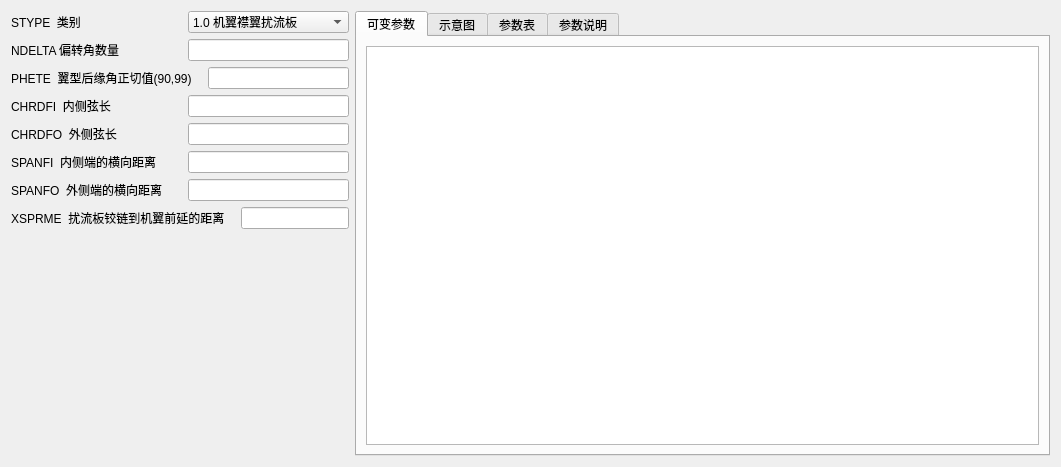
<?xml version="1.0" encoding="UTF-8"?>
<ui version="4.0">
 <class>ASYFLP</class>
 <widget class="QWidget" name="ASYFLP">
  <property name="geometry">
   <rect>
    <x>0</x>
    <y>0</y>
    <width>1061</width>
    <height>467</height>
   </rect>
  </property>
  <property name="windowTitle">
   <string>差动控制面</string>
  </property>
  <layout class="QHBoxLayout" name="horizontalLayout_4">
   <item>
    <layout class="QVBoxLayout" name="verticalLayout">
     <item>
      <layout class="QHBoxLayout" name="horizontalLayout">
       <item>
        <widget class="QLabel" name="label">
         <property name="text">
          <string>STYPE  类别</string>
         </property>
        </widget>
       </item>
       <item>
        <spacer name="horizontalSpacer">
         <property name="orientation">
          <enum>Qt::Horizontal</enum>
         </property>
         <property name="sizeType">
          <enum>QSizePolicy::Preferred</enum>
         </property>
         <property name="sizeHint" stdset="0">
          <size>
           <width>10</width>
           <height>20</height>
          </size>
         </property>
        </spacer>
       </item>
       <item>
        <widget class="QComboBox" name="comboBox_STYPE">
         <property name="minimumSize">
          <size>
           <width>80</width>
           <height>0</height>
          </size>
         </property>
         <property name="toolTip">
          <string> =1.0 flap spoiler on wing&lt;br&gt; =2.0 plus spoiler on wing&lt;br&gt; =3.0 spoiler-slot-deflection on wing&lt;br&gt; =4.0 plain flap aileron&lt;br&gt; =5.0 differentially deflected moveable horizontal tail &lt;br&gt; =1.0 瓣扰流翼&lt;BR&gt; =2.0 加扰流翼 &lt;BR&gt; =3.0 扰流板槽偏转翼 &lt;BR&gt; =4.0 简单襟翼副翼 &lt;BR&gt; =5.0 差动平尾 </string>
         </property>
         <item>
          <property name="text">
           <string>1.0 机翼襟翼扰流板</string>
          </property>
         </item>
         <item>
          <property name="text">
           <string>2.0 机翼上的扰流板</string>
          </property>
         </item>
         <item>
          <property name="text">
           <string>3.0 扰流板槽偏转翼</string>
          </property>
         </item>
         <item>
          <property name="text">
           <string>4.0 简单襟翼副翼</string>
          </property>
         </item>
         <item>
          <property name="text">
           <string>5.0 差动平尾</string>
          </property>
         </item>
        </widget>
       </item>
      </layout>
     </item>
     <item>
      <layout class="QHBoxLayout" name="horizontalLayout_2">
       <item>
        <widget class="QLabel" name="label_2">
         <property name="text">
          <string>NDELTA 偏转角数量</string>
         </property>
        </widget>
       </item>
       <item>
        <spacer name="horizontalSpacer_2">
         <property name="orientation">
          <enum>Qt::Horizontal</enum>
         </property>
         <property name="sizeType">
          <enum>QSizePolicy::Preferred</enum>
         </property>
         <property name="sizeHint" stdset="0">
          <size>
           <width>10</width>
           <height>20</height>
          </size>
         </property>
        </spacer>
       </item>
       <item>
        <widget class="QLineEdit" name="NDELTA">
         <property name="sizePolicy">
          <sizepolicy hsizetype="Preferred" vsizetype="Fixed">
           <horstretch>0</horstretch>
           <verstretch>0</verstretch>
          </sizepolicy>
         </property>
         <property name="minimumSize">
          <size>
           <width>80</width>
           <height>0</height>
          </size>
         </property>
         <property name="toolTip">
          <string>number of control deflection angles；required for all controls，max.of 9  
控制面偏转角数量 </string>
         </property>
        </widget>
       </item>
      </layout>
     </item>
     <item>
      <layout class="QHBoxLayout" name="horizontalLayout_3">
       <item>
        <widget class="QLabel" name="label_3">
         <property name="text">
          <string>PHETE  翼型后缘角正切值(90,99)</string>
         </property>
        </widget>
       </item>
       <item>
        <spacer name="horizontalSpacer_3">
         <property name="orientation">
          <enum>Qt::Horizontal</enum>
         </property>
         <property name="sizeType">
          <enum>QSizePolicy::Preferred</enum>
         </property>
         <property name="sizeHint" stdset="0">
          <size>
           <width>10</width>
           <height>20</height>
          </size>
         </property>
        </spacer>
       </item>
       <item>
        <widget class="QLineEdit" name="PHETE">
         <property name="sizePolicy">
          <sizepolicy hsizetype="Preferred" vsizetype="Fixed">
           <horstretch>0</horstretch>
           <verstretch>0</verstretch>
          </sizepolicy>
         </property>
         <property name="minimumSize">
          <size>
           <width>80</width>
           <height>0</height>
          </size>
         </property>
        </widget>
       </item>
      </layout>
     </item>
     <item>
      <layout class="QHBoxLayout" name="horizontalLayout_5">
       <item>
        <widget class="QLabel" name="label_5">
         <property name="text">
          <string>CHRDFI  内侧弦长</string>
         </property>
        </widget>
       </item>
       <item>
        <spacer name="horizontalSpacer_5">
         <property name="orientation">
          <enum>Qt::Horizontal</enum>
         </property>
         <property name="sizeType">
          <enum>QSizePolicy::Preferred</enum>
         </property>
         <property name="sizeHint" stdset="0">
          <size>
           <width>10</width>
           <height>20</height>
          </size>
         </property>
        </spacer>
       </item>
       <item>
        <widget class="QLineEdit" name="CHRDFI">
         <property name="sizePolicy">
          <sizepolicy hsizetype="Preferred" vsizetype="Fixed">
           <horstretch>0</horstretch>
           <verstretch>0</verstretch>
          </sizepolicy>
         </property>
         <property name="minimumSize">
          <size>
           <width>80</width>
           <height>0</height>
          </size>
         </property>
        </widget>
       </item>
      </layout>
     </item>
     <item>
      <layout class="QHBoxLayout" name="horizontalLayout_6">
       <item>
        <widget class="QLabel" name="label_6">
         <property name="text">
          <string>CHRDFO  外侧弦长 </string>
         </property>
        </widget>
       </item>
       <item>
        <spacer name="horizontalSpacer_6">
         <property name="orientation">
          <enum>Qt::Horizontal</enum>
         </property>
         <property name="sizeType">
          <enum>QSizePolicy::Preferred</enum>
         </property>
         <property name="sizeHint" stdset="0">
          <size>
           <width>10</width>
           <height>20</height>
          </size>
         </property>
        </spacer>
       </item>
       <item>
        <widget class="QLineEdit" name="CHRDFO">
         <property name="sizePolicy">
          <sizepolicy hsizetype="Preferred" vsizetype="Fixed">
           <horstretch>0</horstretch>
           <verstretch>0</verstretch>
          </sizepolicy>
         </property>
         <property name="minimumSize">
          <size>
           <width>80</width>
           <height>0</height>
          </size>
         </property>
        </widget>
       </item>
      </layout>
     </item>
     <item>
      <layout class="QHBoxLayout" name="horizontalLayout_7">
       <item>
        <widget class="QLabel" name="label_7">
         <property name="text">
          <string>SPANFI  内侧端的横向距离</string>
         </property>
        </widget>
       </item>
       <item>
        <spacer name="horizontalSpacer_7">
         <property name="orientation">
          <enum>Qt::Horizontal</enum>
         </property>
         <property name="sizeType">
          <enum>QSizePolicy::Preferred</enum>
         </property>
         <property name="sizeHint" stdset="0">
          <size>
           <width>10</width>
           <height>20</height>
          </size>
         </property>
        </spacer>
       </item>
       <item>
        <widget class="QLineEdit" name="SPANFI">
         <property name="sizePolicy">
          <sizepolicy hsizetype="Preferred" vsizetype="Fixed">
           <horstretch>0</horstretch>
           <verstretch>0</verstretch>
          </sizepolicy>
         </property>
         <property name="minimumSize">
          <size>
           <width>80</width>
           <height>0</height>
          </size>
         </property>
        </widget>
       </item>
      </layout>
     </item>
     <item>
      <layout class="QHBoxLayout" name="horizontalLayout_8">
       <item>
        <widget class="QLabel" name="label_8">
         <property name="text">
          <string>SPANFO  外侧端的横向距离</string>
         </property>
        </widget>
       </item>
       <item>
        <spacer name="horizontalSpacer_8">
         <property name="orientation">
          <enum>Qt::Horizontal</enum>
         </property>
         <property name="sizeType">
          <enum>QSizePolicy::Preferred</enum>
         </property>
         <property name="sizeHint" stdset="0">
          <size>
           <width>10</width>
           <height>20</height>
          </size>
         </property>
        </spacer>
       </item>
       <item>
        <widget class="QLineEdit" name="SPANFO">
         <property name="sizePolicy">
          <sizepolicy hsizetype="Preferred" vsizetype="Fixed">
           <horstretch>0</horstretch>
           <verstretch>0</verstretch>
          </sizepolicy>
         </property>
         <property name="minimumSize">
          <size>
           <width>80</width>
           <height>0</height>
          </size>
         </property>
        </widget>
       </item>
      </layout>
     </item>
     <item>
      <layout class="QHBoxLayout" name="horizontalLayout_11">
       <item>
        <widget class="QLabel" name="label_11">
         <property name="text">
          <string>XSPRME  扰流板铰链到机翼前延的距离</string>
         </property>
        </widget>
       </item>
       <item>
        <spacer name="horizontalSpacer_11">
         <property name="orientation">
          <enum>Qt::Horizontal</enum>
         </property>
         <property name="sizeType">
          <enum>QSizePolicy::Preferred</enum>
         </property>
         <property name="sizeHint" stdset="0">
          <size>
           <width>10</width>
           <height>20</height>
          </size>
         </property>
        </spacer>
       </item>
       <item>
        <widget class="QLineEdit" name="XSPRME">
         <property name="sizePolicy">
          <sizepolicy hsizetype="Preferred" vsizetype="Fixed">
           <horstretch>0</horstretch>
           <verstretch>0</verstretch>
          </sizepolicy>
         </property>
         <property name="minimumSize">
          <size>
           <width>80</width>
           <height>0</height>
          </size>
         </property>
        </widget>
       </item>
      </layout>
     </item>
     <item>
      <spacer name="verticalSpacer">
       <property name="orientation">
        <enum>Qt::Vertical</enum>
       </property>
       <property name="sizeHint" stdset="0">
        <size>
         <width>20</width>
         <height>40</height>
        </size>
       </property>
      </spacer>
     </item>
    </layout>
   </item>
   <item>
    <widget class="QTabWidget" name="tabWidget_input">
     <property name="currentIndex">
      <number>0</number>
     </property>
     <widget class="QWidget" name="tab_4">
      <attribute name="title">
       <string>可变参数</string>
      </attribute>
      <layout class="QHBoxLayout" name="horizontalLayout_19">
       <item>
        <widget class="QTableWidget" name="tableWidget_input"/>
       </item>
      </layout>
     </widget>
     <widget class="QWidget" name="tab">
      <attribute name="title">
       <string>示意图</string>
      </attribute>
      <layout class="QVBoxLayout" name="verticalLayout_2">
       <item>
        <widget class="QScrollArea" name="scrollArea">
         <property name="widgetResizable">
          <bool>true</bool>
         </property>
         <widget class="QWidget" name="scrollAreaWidgetContents">
          <property name="geometry">
           <rect>
            <x>0</x>
            <y>0</y>
            <width>1046</width>
            <height>1382</height>
           </rect>
          </property>
          <layout class="QHBoxLayout" name="horizontalLayout_18">
           <item>
            <widget class="QLabel" name="label_16">
             <property name="text">
              <string/>
             </property>
             <property name="pixmap">
              <pixmap resource="card_rc.qrc">:/card/rc_card/ASYFLP.png</pixmap>
             </property>
             <property name="scaledContents">
              <bool>true</bool>
             </property>
            </widget>
           </item>
          </layout>
         </widget>
        </widget>
       </item>
      </layout>
     </widget>
     <widget class="QWidget" name="tab_2">
      <attribute name="title">
       <string>参数表</string>
      </attribute>
      <layout class="QVBoxLayout" name="verticalLayout_3">
       <item>
        <widget class="QScrollArea" name="scrollArea_2">
         <property name="widgetResizable">
          <bool>true</bool>
         </property>
         <widget class="QWidget" name="scrollAreaWidgetContents_2">
          <property name="geometry">
           <rect>
            <x>0</x>
            <y>0</y>
            <width>1214</width>
            <height>1398</height>
           </rect>
          </property>
          <layout class="QVBoxLayout" name="verticalLayout_4">
           <item>
            <widget class="QLabel" name="label_17">
             <property name="text">
              <string/>
             </property>
             <property name="pixmap">
              <pixmap resource="card_rc.qrc">:/card/rc_card/ASYFLP-PARA.png</pixmap>
             </property>
             <property name="scaledContents">
              <bool>true</bool>
             </property>
            </widget>
           </item>
          </layout>
         </widget>
        </widget>
       </item>
      </layout>
     </widget>
     <widget class="QWidget" name="tab_3">
      <attribute name="title">
       <string>参数说明</string>
      </attribute>
      <layout class="QHBoxLayout" name="horizontalLayout_17">
       <item>
        <widget class="QTextBrowser" name="textBrowser">
         <property name="html">
          <string>&lt;!DOCTYPE HTML PUBLIC &quot;-//W3C//DTD HTML 4.0//EN&quot; &quot;http://www.w3.org/TR/REC-html40/strict.dtd&quot;&gt;
&lt;html&gt;&lt;head&gt;&lt;meta name=&quot;qrichtext&quot; content=&quot;1&quot; /&gt;&lt;style type=&quot;text/css&quot;&gt;
p, li { white-space: pre-wrap; }
&lt;/style&gt;&lt;/head&gt;&lt;body style=&quot; font-family:'SimSun'; font-size:9pt; font-weight:400; font-style:normal;&quot;&gt;
&lt;p style=&quot; margin-top:0px; margin-bottom:0px; margin-left:0px; margin-right:0px; -qt-block-indent:0; text-indent:0px;&quot;&gt;   &lt;/p&gt;
&lt;p style=&quot; margin-top:18px; margin-bottom:12px; margin-left:0px; margin-right:0px; -qt-block-indent:0; text-indent:0px;&quot;&gt;&lt;a name=&quot;user-content-namelist-asyflp选项卡&quot;&gt;&lt;/a&gt;&lt;span style=&quot; font-size:xx-large; font-weight:600;&quot;&gt;N&lt;/span&gt;&lt;span style=&quot; font-size:xx-large; font-weight:600;&quot;&gt;AMELIST ASYFLP选项卡&lt;/span&gt;&lt;/p&gt;
&lt;p style=&quot; margin-top:16px; margin-bottom:12px; margin-left:0px; margin-right:0px; -qt-block-indent:0; text-indent:0px;&quot;&gt;&lt;a name=&quot;user-content-asymmetrical--control-deflection-input--差动控制偏转的输入项&quot;&gt;&lt;/a&gt;&lt;span style=&quot; font-size:x-large; font-weight:600;&quot;&gt;a&lt;/span&gt;&lt;span style=&quot; font-size:x-large; font-weight:600;&quot;&gt;symmetrical  control deflection input  差动控制偏转的输入项&lt;/span&gt;&lt;/p&gt;
&lt;p style=&quot; margin-top:0px; margin-bottom:0px; margin-left:0px; margin-right:0px; -qt-block-indent:0; text-indent:0px;&quot;&gt;&lt;br /&gt;## 参数表&lt;/p&gt;
&lt;table border=&quot;0&quot; style=&quot; margin-top:0px; margin-bottom:0px; margin-left:0px; margin-right:0px;&quot; cellspacing=&quot;2&quot; cellpadding=&quot;0&quot;&gt;&lt;thead&gt;
&lt;tr&gt;
&lt;td&gt;
&lt;p align=&quot;center&quot; style=&quot; margin-top:0px; margin-bottom:0px; margin-left:0px; margin-right:0px; -qt-block-indent:0; text-indent:0px;&quot;&gt;&lt;span style=&quot; font-weight:600;&quot;&gt;工程量&lt;/span&gt;&lt;/p&gt;&lt;/td&gt;
&lt;td&gt;
&lt;p align=&quot;center&quot; style=&quot; margin-top:0px; margin-bottom:0px; margin-left:0px; margin-right:0px; -qt-block-indent:0; text-indent:0px;&quot;&gt;&lt;span style=&quot; font-weight:600;&quot;&gt;VariableName&lt;/span&gt;&lt;/p&gt;&lt;/td&gt;
&lt;td&gt;
&lt;p style=&quot; margin-top:0px; margin-bottom:0px; margin-left:0px; margin-right:0px; -qt-block-indent:0; text-indent:0px;&quot;&gt;&lt;span style=&quot; font-weight:600;&quot;&gt;别名&lt;/span&gt;&lt;/p&gt;&lt;/td&gt;
&lt;td&gt;
&lt;p align=&quot;center&quot; style=&quot; margin-top:0px; margin-bottom:0px; margin-left:0px; margin-right:0px; -qt-block-indent:0; text-indent:0px;&quot;&gt;&lt;span style=&quot; font-weight:600;&quot;&gt;长度限制&lt;/span&gt;&lt;/p&gt;&lt;/td&gt;
&lt;td&gt;
&lt;p style=&quot; margin-top:0px; margin-bottom:0px; margin-left:0px; margin-right:0px; -qt-block-indent:0; text-indent:0px;&quot;&gt;&lt;span style=&quot; font-weight:600;&quot;&gt;Definition&lt;/span&gt;&lt;/p&gt;&lt;/td&gt;
&lt;td&gt;
&lt;p style=&quot; margin-top:0px; margin-bottom:0px; margin-left:0px; margin-right:0px; -qt-block-indent:0; text-indent:0px;&quot;&gt;&lt;span style=&quot; font-weight:600;&quot;&gt;参数说明&lt;/span&gt;&lt;/p&gt;&lt;/td&gt;&lt;/tr&gt;&lt;/thead&gt;
&lt;tr&gt;
&lt;td&gt;&lt;/td&gt;
&lt;td&gt;
&lt;p align=&quot;center&quot; style=&quot; margin-top:0px; margin-bottom:0px; margin-left:0px; margin-right:0px; -qt-block-indent:0; text-indent:0px;&quot;&gt;STYPE&lt;/p&gt;&lt;/td&gt;
&lt;td&gt;
&lt;p style=&quot; margin-top:0px; margin-bottom:0px; margin-left:0px; margin-right:0px; -qt-block-indent:0; text-indent:0px;&quot;&gt;类别&lt;/p&gt;&lt;/td&gt;
&lt;td&gt;
&lt;p align=&quot;center&quot; style=&quot; margin-top:0px; margin-bottom:0px; margin-left:0px; margin-right:0px; -qt-block-indent:0; text-indent:0px;&quot;&gt;0&lt;/p&gt;&lt;/td&gt;
&lt;td&gt;
&lt;p style=&quot; margin-top:0px; margin-bottom:0px; margin-left:0px; margin-right:0px; -qt-block-indent:0; text-indent:0px;&quot;&gt;=1.0 flap spoiler on wing&lt;br /&gt; =2.0 plus spoiler on wing&lt;br /&gt; =3.0 spoiler-slot-deflection on wing&lt;br /&gt; =4.0 plain flap aileron&lt;br /&gt; =5.0 differentially deflected moveable horizontal tail&lt;/p&gt;&lt;/td&gt;
&lt;td&gt;
&lt;p style=&quot; margin-top:0px; margin-bottom:0px; margin-left:0px; margin-right:0px; -qt-block-indent:0; text-indent:0px;&quot;&gt;=1.0 瓣扰流翼&lt;br /&gt; =2.0 加扰流翼 &lt;br /&gt; =3.0 扰流板槽偏转翼 &lt;br /&gt; =4.0 简单襟翼副翼 &lt;br /&gt; =5.0 差动平尾&lt;/p&gt;&lt;/td&gt;&lt;/tr&gt;
&lt;tr&gt;
&lt;td&gt;&lt;/td&gt;
&lt;td&gt;
&lt;p align=&quot;center&quot; style=&quot; margin-top:0px; margin-bottom:0px; margin-left:0px; margin-right:0px; -qt-block-indent:0; text-indent:0px;&quot;&gt;NDELTA&lt;/p&gt;&lt;/td&gt;
&lt;td&gt;
&lt;p style=&quot; margin-top:0px; margin-bottom:0px; margin-left:0px; margin-right:0px; -qt-block-indent:0; text-indent:0px;&quot;&gt;控制面偏转角数量&lt;/p&gt;&lt;/td&gt;
&lt;td&gt;
&lt;p align=&quot;center&quot; style=&quot; margin-top:0px; margin-bottom:0px; margin-left:0px; margin-right:0px; -qt-block-indent:0; text-indent:0px;&quot;&gt;0&lt;/p&gt;&lt;/td&gt;
&lt;td&gt;
&lt;p style=&quot; margin-top:0px; margin-bottom:0px; margin-left:0px; margin-right:0px; -qt-block-indent:0; text-indent:0px;&quot;&gt;number of control deflection angles；required for all controls，max.of 9&lt;/p&gt;&lt;/td&gt;
&lt;td&gt;
&lt;p style=&quot; margin-top:0px; margin-bottom:0px; margin-left:0px; margin-right:0px; -qt-block-indent:0; text-indent:0px;&quot;&gt;控制面偏转角数量&lt;/p&gt;&lt;/td&gt;&lt;/tr&gt;
&lt;tr&gt;
&lt;td&gt;
&lt;p align=&quot;center&quot; style=&quot; margin-top:0px; margin-bottom:0px; margin-left:0px; margin-right:0px; -qt-block-indent:0; text-indent:0px;&quot;&gt;bi&lt;/p&gt;&lt;/td&gt;
&lt;td&gt;
&lt;p align=&quot;center&quot; style=&quot; margin-top:0px; margin-bottom:0px; margin-left:0px; margin-right:0px; -qt-block-indent:0; text-indent:0px;&quot;&gt;SPANFI&lt;/p&gt;&lt;/td&gt;
&lt;td&gt;
&lt;p style=&quot; margin-top:0px; margin-bottom:0px; margin-left:0px; margin-right:0px; -qt-block-indent:0; text-indent:0px;&quot;&gt;内侧端的横向距离&lt;/p&gt;&lt;/td&gt;
&lt;td&gt;
&lt;p align=&quot;center&quot; style=&quot; margin-top:0px; margin-bottom:0px; margin-left:0px; margin-right:0px; -qt-block-indent:0; text-indent:0px;&quot;&gt;0&lt;/p&gt;&lt;/td&gt;
&lt;td&gt;
&lt;p style=&quot; margin-top:0px; margin-bottom:0px; margin-left:0px; margin-right:0px; -qt-block-indent:0; text-indent:0px;&quot;&gt;span location of inborad end of flap or spoiler control.&lt;br /&gt;measured perpendicular to vertical plane of symmetry&lt;/p&gt;&lt;/td&gt;
&lt;td&gt;
&lt;p style=&quot; margin-top:0px; margin-bottom:0px; margin-left:0px; margin-right:0px; -qt-block-indent:0; text-indent:0px;&quot;&gt;内侧端的横向距离，测量垂直于纵向对称面&lt;/p&gt;&lt;/td&gt;&lt;/tr&gt;
&lt;tr&gt;
&lt;td&gt;
&lt;p align=&quot;center&quot; style=&quot; margin-top:0px; margin-bottom:0px; margin-left:0px; margin-right:0px; -qt-block-indent:0; text-indent:0px;&quot;&gt;bo&lt;/p&gt;&lt;/td&gt;
&lt;td&gt;
&lt;p align=&quot;center&quot; style=&quot; margin-top:0px; margin-bottom:0px; margin-left:0px; margin-right:0px; -qt-block-indent:0; text-indent:0px;&quot;&gt;SPANFO&lt;/p&gt;&lt;/td&gt;
&lt;td&gt;
&lt;p style=&quot; margin-top:0px; margin-bottom:0px; margin-left:0px; margin-right:0px; -qt-block-indent:0; text-indent:0px;&quot;&gt;襟翼外侧端的横向距离&lt;/p&gt;&lt;/td&gt;
&lt;td&gt;
&lt;p align=&quot;center&quot; style=&quot; margin-top:0px; margin-bottom:0px; margin-left:0px; margin-right:0px; -qt-block-indent:0; text-indent:0px;&quot;&gt;0&lt;/p&gt;&lt;/td&gt;
&lt;td&gt;
&lt;p style=&quot; margin-top:0px; margin-bottom:0px; margin-left:0px; margin-right:0px; -qt-block-indent:0; text-indent:0px;&quot;&gt;span location of outborad end of flap or spoiler control.&lt;br /&gt;measured to perpendicular to vertical plane of symmetry&lt;/p&gt;&lt;/td&gt;
&lt;td&gt;
&lt;p style=&quot; margin-top:0px; margin-bottom:0px; margin-left:0px; margin-right:0px; -qt-block-indent:0; text-indent:0px;&quot;&gt;外侧端的横向距离，测量垂直于纵向对称面&lt;/p&gt;&lt;/td&gt;&lt;/tr&gt;
&lt;tr&gt;
&lt;td&gt;
&lt;p align=&quot;center&quot; style=&quot; margin-top:0px; margin-bottom:0px; margin-left:0px; margin-right:0px; -qt-block-indent:0; text-indent:0px;&quot;&gt;tan(OTE/2)&lt;/p&gt;&lt;/td&gt;
&lt;td&gt;
&lt;p align=&quot;center&quot; style=&quot; margin-top:0px; margin-bottom:0px; margin-left:0px; margin-right:0px; -qt-block-indent:0; text-indent:0px;&quot;&gt;PHETE&lt;/p&gt;&lt;/td&gt;
&lt;td&gt;
&lt;p style=&quot; margin-top:0px; margin-bottom:0px; margin-left:0px; margin-right:0px; -qt-block-indent:0; text-indent:0px;&quot;&gt;翼型后缘角正切值(90,99)&lt;/p&gt;&lt;/td&gt;
&lt;td&gt;
&lt;p align=&quot;center&quot; style=&quot; margin-top:0px; margin-bottom:0px; margin-left:0px; margin-right:0px; -qt-block-indent:0; text-indent:0px;&quot;&gt;0&lt;/p&gt;&lt;/td&gt;
&lt;td&gt;
&lt;p style=&quot; margin-top:0px; margin-bottom:0px; margin-left:0px; margin-right:0px; -qt-block-indent:0; text-indent:0px;&quot;&gt;tangent of airfoil trailine edge angle based on ordinates at 90 and 99 percent chord&lt;/p&gt;&lt;/td&gt;
&lt;td&gt;
&lt;p style=&quot; margin-top:0px; margin-bottom:0px; margin-left:0px; margin-right:0px; -qt-block-indent:0; text-indent:0px;&quot;&gt;翼型后缘角正切值 在90和99%弦长处&lt;/p&gt;&lt;/td&gt;&lt;/tr&gt;
&lt;tr&gt;
&lt;td&gt;
&lt;p align=&quot;center&quot; style=&quot; margin-top:0px; margin-bottom:0px; margin-left:0px; margin-right:0px; -qt-block-indent:0; text-indent:0px;&quot;&gt;δL&lt;/p&gt;&lt;/td&gt;
&lt;td&gt;
&lt;p align=&quot;center&quot; style=&quot; margin-top:0px; margin-bottom:0px; margin-left:0px; margin-right:0px; -qt-block-indent:0; text-indent:0px;&quot;&gt;DELTAL&lt;/p&gt;&lt;/td&gt;
&lt;td&gt;
&lt;p style=&quot; margin-top:0px; margin-bottom:0px; margin-left:0px; margin-right:0px; -qt-block-indent:0; text-indent:0px;&quot;&gt;左偏转角&lt;/p&gt;&lt;/td&gt;
&lt;td&gt;
&lt;p align=&quot;center&quot; style=&quot; margin-top:0px; margin-bottom:0px; margin-left:0px; margin-right:0px; -qt-block-indent:0; text-indent:0px;&quot;&gt;9&lt;/p&gt;&lt;/td&gt;
&lt;td&gt;
&lt;p style=&quot; margin-top:0px; margin-bottom:0px; margin-left:0px; margin-right:0px; -qt-block-indent:0; text-indent:0px;&quot;&gt;deflection angles for left hand plain flap aileron or left hand panel all moveable horizontal tail&lt;br /&gt; measured in vertical plane of symmetry&lt;/p&gt;&lt;/td&gt;
&lt;td&gt;
&lt;p style=&quot; margin-top:0px; margin-bottom:0px; margin-left:0px; margin-right:0px; -qt-block-indent:0; text-indent:0px;&quot;&gt;左侧简单襟副翼或左侧全动平尾的偏转角度&lt;br /&gt;在垂直对称面内测量&lt;/p&gt;&lt;/td&gt;&lt;/tr&gt;
&lt;tr&gt;
&lt;td&gt;
&lt;p align=&quot;center&quot; style=&quot; margin-top:0px; margin-bottom:0px; margin-left:0px; margin-right:0px; -qt-block-indent:0; text-indent:0px;&quot;&gt;δR&lt;/p&gt;&lt;/td&gt;
&lt;td&gt;
&lt;p align=&quot;center&quot; style=&quot; margin-top:0px; margin-bottom:0px; margin-left:0px; margin-right:0px; -qt-block-indent:0; text-indent:0px;&quot;&gt;DELTAR&lt;/p&gt;&lt;/td&gt;
&lt;td&gt;
&lt;p style=&quot; margin-top:0px; margin-bottom:0px; margin-left:0px; margin-right:0px; -qt-block-indent:0; text-indent:0px;&quot;&gt;右偏转角&lt;/p&gt;&lt;/td&gt;
&lt;td&gt;
&lt;p align=&quot;center&quot; style=&quot; margin-top:0px; margin-bottom:0px; margin-left:0px; margin-right:0px; -qt-block-indent:0; text-indent:0px;&quot;&gt;9&lt;/p&gt;&lt;/td&gt;
&lt;td&gt;
&lt;p style=&quot; margin-top:0px; margin-bottom:0px; margin-left:0px; margin-right:0px; -qt-block-indent:0; text-indent:0px;&quot;&gt;deflection angles for right hand plain flap aileron or right hand panel all moveable horizontal tail&lt;br /&gt; measured in vertical plane of symmetry&lt;/p&gt;&lt;/td&gt;
&lt;td&gt;
&lt;p style=&quot; margin-top:0px; margin-bottom:0px; margin-left:0px; margin-right:0px; -qt-block-indent:0; text-indent:0px;&quot;&gt;右侧简单襟副翼或右侧全动平尾的偏转角度&lt;br /&gt;在垂直对称面内测量&lt;/p&gt;&lt;/td&gt;&lt;/tr&gt;
&lt;tr&gt;
&lt;td&gt;
&lt;p align=&quot;center&quot; style=&quot; margin-top:0px; margin-bottom:0px; margin-left:0px; margin-right:0px; -qt-block-indent:0; text-indent:0px;&quot;&gt;Cfi&lt;/p&gt;&lt;/td&gt;
&lt;td&gt;
&lt;p align=&quot;center&quot; style=&quot; margin-top:0px; margin-bottom:0px; margin-left:0px; margin-right:0px; -qt-block-indent:0; text-indent:0px;&quot;&gt;CHRDFI&lt;/p&gt;&lt;/td&gt;
&lt;td&gt;
&lt;p style=&quot; margin-top:0px; margin-bottom:0px; margin-left:0px; margin-right:0px; -qt-block-indent:0; text-indent:0px;&quot;&gt;内侧弦长&lt;/p&gt;&lt;/td&gt;
&lt;td&gt;
&lt;p align=&quot;center&quot; style=&quot; margin-top:0px; margin-bottom:0px; margin-left:0px; margin-right:0px; -qt-block-indent:0; text-indent:0px;&quot;&gt;0&lt;/p&gt;&lt;/td&gt;
&lt;td&gt;
&lt;p style=&quot; margin-top:0px; margin-bottom:0px; margin-left:0px; margin-right:0px; -qt-block-indent:0; text-indent:0px;&quot;&gt;aileron chord at inboard end of plain flap aileron ，measured parallel to longitudinal axis&lt;/p&gt;&lt;/td&gt;
&lt;td&gt;
&lt;p style=&quot; margin-top:0px; margin-bottom:0px; margin-left:0px; margin-right:0px; -qt-block-indent:0; text-indent:0px;&quot;&gt;简单襟翼副翼内侧端的副翼弦长&lt;br /&gt;测量平行于纵轴&lt;/p&gt;&lt;/td&gt;&lt;/tr&gt;
&lt;tr&gt;
&lt;td&gt;
&lt;p align=&quot;center&quot; style=&quot; margin-top:0px; margin-bottom:0px; margin-left:0px; margin-right:0px; -qt-block-indent:0; text-indent:0px;&quot;&gt;Cfo&lt;/p&gt;&lt;/td&gt;
&lt;td&gt;
&lt;p align=&quot;center&quot; style=&quot; margin-top:0px; margin-bottom:0px; margin-left:0px; margin-right:0px; -qt-block-indent:0; text-indent:0px;&quot;&gt;CHRDFO&lt;/p&gt;&lt;/td&gt;
&lt;td&gt;
&lt;p style=&quot; margin-top:0px; margin-bottom:0px; margin-left:0px; margin-right:0px; -qt-block-indent:0; text-indent:0px;&quot;&gt;外侧弦长&lt;/p&gt;&lt;/td&gt;
&lt;td&gt;
&lt;p align=&quot;center&quot; style=&quot; margin-top:0px; margin-bottom:0px; margin-left:0px; margin-right:0px; -qt-block-indent:0; text-indent:0px;&quot;&gt;0&lt;/p&gt;&lt;/td&gt;
&lt;td&gt;
&lt;p style=&quot; margin-top:0px; margin-bottom:0px; margin-left:0px; margin-right:0px; -qt-block-indent:0; text-indent:0px;&quot;&gt;aileron chord at outboard end of plain flap aileron，measured parallel to longitudinal axis&lt;/p&gt;&lt;/td&gt;
&lt;td&gt;
&lt;p style=&quot; margin-top:0px; margin-bottom:0px; margin-left:0px; margin-right:0px; -qt-block-indent:0; text-indent:0px;&quot;&gt;简单襟翼副翼外侧端的副翼弦长&lt;br /&gt;测量平行于纵轴&lt;/p&gt;&lt;/td&gt;&lt;/tr&gt;
&lt;tr&gt;
&lt;td&gt;
&lt;p align=&quot;center&quot; style=&quot; margin-top:0px; margin-bottom:0px; margin-left:0px; margin-right:0px; -qt-block-indent:0; text-indent:0px;&quot;&gt;δd/c&lt;/p&gt;&lt;/td&gt;
&lt;td&gt;
&lt;p align=&quot;center&quot; style=&quot; margin-top:0px; margin-bottom:0px; margin-left:0px; margin-right:0px; -qt-block-indent:0; text-indent:0px;&quot;&gt;DELTAD&lt;/p&gt;&lt;/td&gt;
&lt;td&gt;
&lt;p style=&quot; margin-top:0px; margin-bottom:0px; margin-left:0px; margin-right:0px; -qt-block-indent:0; text-indent:0px;&quot;&gt;偏转器投影高度&lt;/p&gt;&lt;/td&gt;
&lt;td&gt;
&lt;p align=&quot;center&quot; style=&quot; margin-top:0px; margin-bottom:0px; margin-left:0px; margin-right:0px; -qt-block-indent:0; text-indent:0px;&quot;&gt;9&lt;/p&gt;&lt;/td&gt;
&lt;td&gt;
&lt;p style=&quot; margin-top:0px; margin-bottom:0px; margin-left:0px; margin-right:0px; -qt-block-indent:0; text-indent:0px;&quot;&gt;projected height of deflector ,spoiler-slot-deflector control;fraction of chord&lt;/p&gt;&lt;/td&gt;
&lt;td&gt;
&lt;p style=&quot; margin-top:0px; margin-bottom:0px; margin-left:0px; margin-right:0px; -qt-block-indent:0; text-indent:0px;&quot;&gt;偏转器的投影高度，扰流板槽偏转控制&lt;br /&gt;弦长的分数&lt;/p&gt;&lt;/td&gt;&lt;/tr&gt;
&lt;tr&gt;
&lt;td&gt;
&lt;p align=&quot;center&quot; style=&quot; margin-top:0px; margin-bottom:0px; margin-left:0px; margin-right:0px; -qt-block-indent:0; text-indent:0px;&quot;&gt;δs/c&lt;/p&gt;&lt;/td&gt;
&lt;td&gt;
&lt;p align=&quot;center&quot; style=&quot; margin-top:0px; margin-bottom:0px; margin-left:0px; margin-right:0px; -qt-block-indent:0; text-indent:0px;&quot;&gt;DELTAS&lt;/p&gt;&lt;/td&gt;
&lt;td&gt;
&lt;p style=&quot; margin-top:0px; margin-bottom:0px; margin-left:0px; margin-right:0px; -qt-block-indent:0; text-indent:0px;&quot;&gt;扰流板投影高度&lt;/p&gt;&lt;/td&gt;
&lt;td&gt;
&lt;p align=&quot;center&quot; style=&quot; margin-top:0px; margin-bottom:0px; margin-left:0px; margin-right:0px; -qt-block-indent:0; text-indent:0px;&quot;&gt;9&lt;/p&gt;&lt;/td&gt;
&lt;td&gt;
&lt;p style=&quot; margin-top:0px; margin-bottom:0px; margin-left:0px; margin-right:0px; -qt-block-indent:0; text-indent:0px;&quot;&gt;projected height of spoiler,flap spoiler,plug spoiler and spoiler-slot deflector control；fraction of chord&lt;/p&gt;&lt;/td&gt;
&lt;td&gt;
&lt;p style=&quot; margin-top:0px; margin-bottom:0px; margin-left:0px; margin-right:0px; -qt-block-indent:0; text-indent:0px;&quot;&gt;扰流板、襟翼扰流板、塞扰流板和扰流槽偏转板控制的投射高度&lt;br /&gt;弦长的分数&lt;/p&gt;&lt;/td&gt;&lt;/tr&gt;
&lt;tr&gt;
&lt;td&gt;
&lt;p align=&quot;center&quot; style=&quot; margin-top:0px; margin-bottom:0px; margin-left:0px; margin-right:0px; -qt-block-indent:0; text-indent:0px;&quot;&gt;Xs/c&lt;/p&gt;&lt;/td&gt;
&lt;td&gt;
&lt;p align=&quot;center&quot; style=&quot; margin-top:0px; margin-bottom:0px; margin-left:0px; margin-right:0px; -qt-block-indent:0; text-indent:0px;&quot;&gt;XSOC&lt;/p&gt;&lt;/td&gt;
&lt;td&gt;
&lt;p style=&quot; margin-top:0px; margin-bottom:0px; margin-left:0px; margin-right:0px; -qt-block-indent:0; text-indent:0px;&quot;&gt;扰流板开口到机翼前延的距离&lt;/p&gt;&lt;/td&gt;
&lt;td&gt;
&lt;p align=&quot;center&quot; style=&quot; margin-top:0px; margin-bottom:0px; margin-left:0px; margin-right:0px; -qt-block-indent:0; text-indent:0px;&quot;&gt;9&lt;/p&gt;&lt;/td&gt;
&lt;td&gt;
&lt;p style=&quot; margin-top:0px; margin-bottom:0px; margin-left:0px; margin-right:0px; -qt-block-indent:0; text-indent:0px;&quot;&gt;distance from wing leading edge to spoiler lip measured parallel to streamwise wing chord,flap and plug spoilers.&lt;br /&gt;fraction of chord&lt;/p&gt;&lt;/td&gt;
&lt;td&gt;
&lt;p style=&quot; margin-top:0px; margin-bottom:0px; margin-left:0px; margin-right:0px; -qt-block-indent:0; text-indent:0px;&quot;&gt;扰流板开口到机翼前缘的距离，平行于流向翼弦、襟翼和塞扰流板进行测量&lt;br /&gt;弦长的分数&lt;/p&gt;&lt;/td&gt;&lt;/tr&gt;
&lt;tr&gt;
&lt;td&gt;
&lt;p align=&quot;center&quot; style=&quot; margin-top:0px; margin-bottom:0px; margin-left:0px; margin-right:0px; -qt-block-indent:0; text-indent:0px;&quot;&gt;X's/c&lt;/p&gt;&lt;/td&gt;
&lt;td&gt;
&lt;p align=&quot;center&quot; style=&quot; margin-top:0px; margin-bottom:0px; margin-left:0px; margin-right:0px; -qt-block-indent:0; text-indent:0px;&quot;&gt;XSPRME&lt;/p&gt;&lt;/td&gt;
&lt;td&gt;
&lt;p style=&quot; margin-top:0px; margin-bottom:0px; margin-left:0px; margin-right:0px; -qt-block-indent:0; text-indent:0px;&quot;&gt;扰流板铰链到机翼前延的距离&lt;/p&gt;&lt;/td&gt;
&lt;td&gt;
&lt;p align=&quot;center&quot; style=&quot; margin-top:0px; margin-bottom:0px; margin-left:0px; margin-right:0px; -qt-block-indent:0; text-indent:0px;&quot;&gt;0&lt;/p&gt;&lt;/td&gt;
&lt;td&gt;
&lt;p style=&quot; margin-top:0px; margin-bottom:0px; margin-left:0px; margin-right:0px; -qt-block-indent:0; text-indent:0px;&quot;&gt;distance from wing leading edge to spoiler hinge line  measured parallel to streamwise wing chord,flap spoiler, plug spoiler and spoiler-slot deflector control.&lt;br /&gt;fraction of chord&lt;/p&gt;&lt;/td&gt;
&lt;td&gt;
&lt;p style=&quot; margin-top:0px; margin-bottom:0px; margin-left:0px; margin-right:0px; -qt-block-indent:0; text-indent:0px;&quot;&gt;扰流板铰链线到机翼前缘的距离，平行于流向翼弦、襟翼扰流板、塞扰流板和扰流槽偏转控制进行测量&lt;br /&gt;弦长的分数&lt;/p&gt;&lt;/td&gt;&lt;/tr&gt;
&lt;tr&gt;
&lt;td&gt;
&lt;p align=&quot;center&quot; style=&quot; margin-top:0px; margin-bottom:0px; margin-left:0px; margin-right:0px; -qt-block-indent:0; text-indent:0px;&quot;&gt;hs/c&lt;/p&gt;&lt;/td&gt;
&lt;td&gt;
&lt;p align=&quot;center&quot; style=&quot; margin-top:0px; margin-bottom:0px; margin-left:0px; margin-right:0px; -qt-block-indent:0; text-indent:0px;&quot;&gt;HSOC&lt;/p&gt;&lt;/td&gt;
&lt;td&gt;
&lt;p style=&quot; margin-top:0px; margin-bottom:0px; margin-left:0px; margin-right:0px; -qt-block-indent:0; text-indent:0px;&quot;&gt;扰流板到翼型中线的投影高度&lt;/p&gt;&lt;/td&gt;
&lt;td&gt;
&lt;p align=&quot;center&quot; style=&quot; margin-top:0px; margin-bottom:0px; margin-left:0px; margin-right:0px; -qt-block-indent:0; text-indent:0px;&quot;&gt;9&lt;/p&gt;&lt;/td&gt;
&lt;td&gt;
&lt;p style=&quot; margin-top:0px; margin-bottom:0px; margin-left:0px; margin-right:0px; -qt-block-indent:0; text-indent:0px;&quot;&gt;projected height of spoiler measured from and normal to airfoil mean line, flap spoiler,plug spoiler and spoiler-slot reflector.&lt;br /&gt;fraction of chord&lt;/p&gt;&lt;/td&gt;
&lt;td&gt;
&lt;p style=&quot; margin-top:0px; margin-bottom:0px; margin-left:0px; margin-right:0px; -qt-block-indent:0; text-indent:0px;&quot;&gt;扰流板到翼型中线的投影高度，襟翼扰流板、塞扰流板和扰流槽偏转控制进行测量&lt;br /&gt;弦长的分数&lt;/p&gt;&lt;/td&gt;&lt;/tr&gt;&lt;/table&gt;&lt;/body&gt;&lt;/html&gt;</string>
         </property>
        </widget>
       </item>
      </layout>
     </widget>
    </widget>
   </item>
  </layout>
  <action name="actionAddRow">
   <property name="icon">
    <iconset resource="card_ico.qrc">
     <normaloff>:/cardIco/rc_card/icos/AddedIcon.ico</normaloff>:/cardIco/rc_card/icos/AddedIcon.ico</iconset>
   </property>
   <property name="text">
    <string>增加行</string>
   </property>
   <property name="toolTip">
    <string>新增行</string>
   </property>
  </action>
  <action name="actionDeleteRow">
   <property name="icon">
    <iconset resource="card_ico.qrc">
     <normaloff>:/cardIco/rc_card/icos/DeletedIcon.ico</normaloff>:/cardIco/rc_card/icos/DeletedIcon.ico</iconset>
   </property>
   <property name="text">
    <string>删除行</string>
   </property>
   <property name="toolTip">
    <string>删除一行</string>
   </property>
  </action>
 </widget>
 <resources>
  <include location="card_rc.qrc"/>
  <include location="card_ico.qrc"/>
 </resources>
 <connections/>
</ui>
